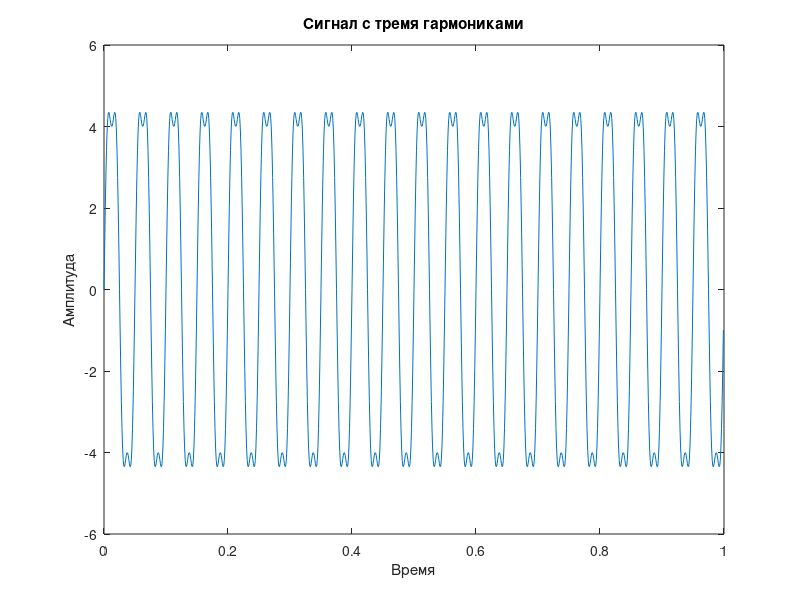
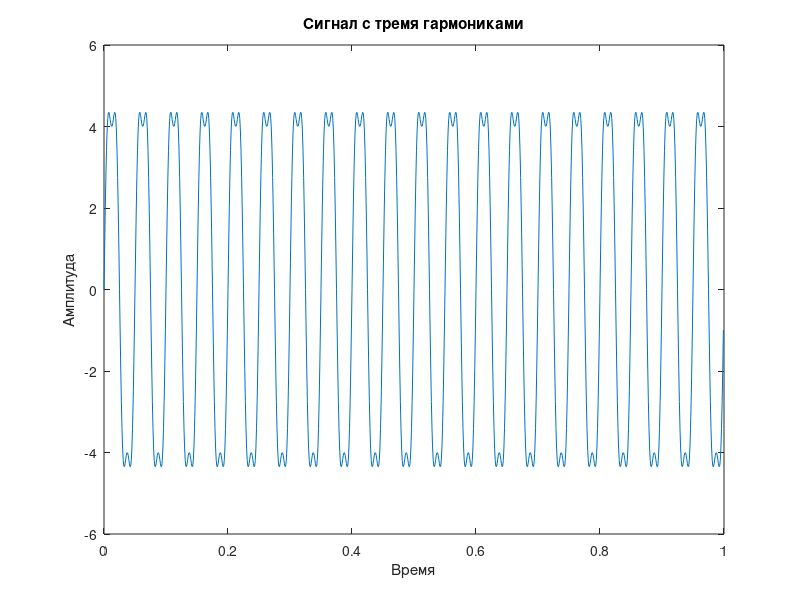

MATLAB code for these plots, in order: (Note: this script raises an error after producing the figures.)
%% Digital processing
clear; clc; close all;
%% Creating a signal
Fs = 1000;  % Частота дискретизации
T = 1/Fs;  % Временной интервал
L = 1000;  % Длина сигнала

t = (0:L-1) * T;  % Временная ось
f = (0:L-1) * (Fs / L);  % Частотная ось

% Временной сигнал с тремя гармониками
S1 = 2; % Амплитуда первой гармоники
S2 = 3; % Амплитуда второй гармоники
S3 = 1; % Амплитуда третьей гармоники

f1 = 20; % Частота первой гармоники
f2 = 20; % Частота второй гармоники
f3 = 60; % Частота третьей гармоники

% Генерация сигнала на основе гармоник
signal = S1 * sin(2*pi*f1*t) + S2 * sin(2*pi*f2*t) + S3 * sin(2*pi*f3*t);

% Отображение графика сигнала
sig_without_noise = plot(t, signal);
xlabel('Время')
ylabel('Амплитуда')
title('Сигнал с тремя гармониками')

saveas(sig_without_noise, 'sig_without_noise.png');
saveas(sig_without_noise, 'sig_without_noise.fig');
%% Noise generation
SNR = 40; %  отношение сигнал-шум (dB)
noise = OnlyNoiseGenerator(SNR);
rng('default');
noised_signal = NoiseGenerator(signal, SNR);

tiledlayout(2,1)
ax1 = nexttile;
plot(ax1, t, noise);
title('Шум');

ax2 = nexttile;
s2 = plot(ax2, t, noised_signal);
title('Зашумленный сигнал');

saveas(s2, 'Noise_sig.png');
saveas(s2, 'Noise_sig.fig');
%% Powers of signals
P_signal = PowerSignal(signal);
P_noise = PowerSignal(noise);
P_noisedSignal = PowerSignal(noised_signal);
%% Parseval theorem
% Рассчет преобразования Фурье для исходного сигнала - signal
SignalSpec = fft(signal); % Преобразование Фурье исходного сигнала
Sig_spec = plot(f, abs(SignalSpec));

% вычислим спектры шума NoiseSpec и спектр результирующего сигнала NoisedSignalSpec
SignalSpec = fft(signal);
NoiseSpec = fft(noise);
NoisedSignalSpec = fft(noised_signal);

P_signal_spec = PowerSignal(SignalSpec);
P_noise_spec = PowerSignal(NoiseSpec);
P_noised_spec = PowerSignal(NoisedSignalSpec);

fprintf('%f\n', abs((length(signal) * P_signal - P_signal_spec)) / P_signal_spec);
fprintf('%f\n', abs((length(signal) * P_noise - P_noise_spec)) / P_noise_spec);
fprintf('%f\n', abs((length(signal) * P_noisedSignal - P_noised_spec)) / P_noised_spec);

if (abs((length(signal) * P_signal - P_signal_spec)) / P_signal_spec <= 0.1)
    fprintf('%s\n', 'True');
else
    fprintf('%s\n', 'False');
end

if (abs((length(signal) * P_noise - P_noise_spec)) / P_noise_spec <= 0.1)
    fprintf('%s\n', 'True');
else
    fprintf('%s\n', 'False');
end

if (abs((length(signal) * P_noisedSignal - P_noised_spec)) / P_noised_spec <= 0.1)
    fprintf('%s\n', 'True');
else
    fprintf('%s\n', 'False');
end
%% Signal filtering
% BandPass filter
FilteredNoisedSignal = FilterSignal(NoisedSignalSpec, f);

tiledlayout(2,1)
ax1 = nexttile;
plot(ax1, f, real(NoisedSignalSpec));
title('Зашумлённый сигнал');

ax2 = nexttile;
s3 = plot(ax2, f, real(FilteredNoisedSignal));
title('Зашумленный сигнал после BandPass фильтра');

saveas(s3, 'Filtering_signal.png');
saveas(s3, 'Filtering_signal.fig');
%% SNR comparison
% NoisedSignal SNR
SNR_NS = 10 * log10(P_signal / P_noise);
fprintf('%s%f%s\n', "Отношение сигнал-шум у зашумленного сигнала: ", SNR_NS, ' dB');
% FilteredNoisedSignal SNR
P_filter_signal = PowerSignal(FilterSignal(SignalSpec, f));
P_filter_noise = PowerSignal(FilterSignal(NoiseSpec, f));
SNR_FNS = 10 * log10(P_filter_signal / P_filter_noise);
fprintf('%s%f%s\n', "Отношение сигнал-шум у зашумленного сигнала после полосовой фильтрации: ", SNR_FNS, ' dB');
%% Conclusion
% Можно увидеть, что отношение сигнал-шум(SNR) у зашумленного сигнала после
% BandPass фильтра выше, следовательно качество
% зашумленного сигнала после полосовой фильтрации увеличивается
